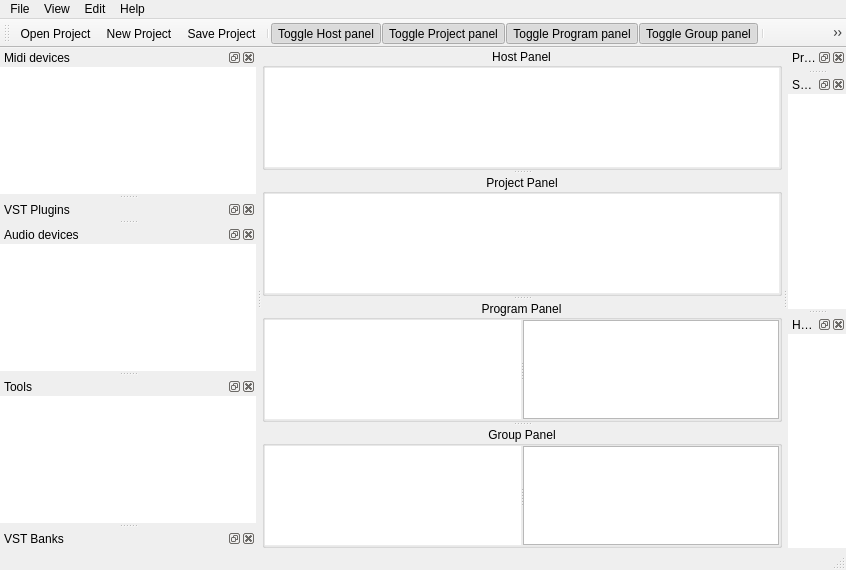
 <widget class="QMainWindow" name="MainWindow">
  <property name="geometry">
   <rect>
    <x>0</x>
    <y>0</y>
    <width>846</width>
    <height>570</height>
   </rect>
  </property>
  <property name="contextMenuPolicy">
   <enum>Qt::DefaultContextMenu</enum>
  </property>
  <property name="windowTitle">
   <string>VstBoard</string>
  </property>
  <property name="windowIcon">
   <iconset resource="../resources/resources.qrc">
    <normaloff>:/vstboard32_8.png</normaloff>:/vstboard32_8.png</iconset>
  </property>
  <property name="locale">
   <locale language="English" country="UnitedStates"/>
  </property>
  <property name="toolButtonStyle">
   <enum>Qt::ToolButtonFollowStyle</enum>
  </property>
  <property name="dockNestingEnabled">
   <bool>true</bool>
  </property>
  <property name="dockOptions">
   <set>QMainWindow::AllowNestedDocks|QMainWindow::AllowTabbedDocks|QMainWindow::AnimatedDocks|QMainWindow::VerticalTabs</set>
  </property>
  <widget class="QWidget" name="centralWidget">
   <property name="sizePolicy">
    <sizepolicy hsizetype="Expanding" vsizetype="Expanding">
     <horstretch>0</horstretch>
     <verstretch>0</verstretch>
    </sizepolicy>
   </property>
   <layout class="QVBoxLayout" name="verticalLayout_9">
    <property name="spacing">
     <number>0</number>
    </property>
    <property name="margin">
     <number>0</number>
    </property>
    <item>
     <widget class="QSplitter" name="splitterPanels">
      <property name="orientation">
       <enum>Qt::Vertical</enum>
      </property>
      <property name="childrenCollapsible">
       <bool>false</bool>
      </property>
      <widget class="QGroupBox" name="HostBox">
       <property name="title">
        <string>Host Panel</string>
       </property>
       <property name="alignment">
        <set>Qt::AlignCenter</set>
       </property>
       <property name="flat">
        <bool>true</bool>
       </property>
       <layout class="QHBoxLayout" name="horizontalLayout_2">
        <property name="spacing">
         <number>0</number>
        </property>
        <property name="margin">
         <number>0</number>
        </property>
        <item>
         <widget class="MainGraphicsView" name="hostView">
          <property name="whatsThis">
           <string>The Host panel is where you normally put your audio and midi interfaces.</string>
          </property>
          <property name="frameShape">
           <enum>QFrame::NoFrame</enum>
          </property>
          <property name="verticalScrollBarPolicy">
           <enum>Qt::ScrollBarAlwaysOff</enum>
          </property>
          <property name="horizontalScrollBarPolicy">
           <enum>Qt::ScrollBarAlwaysOff</enum>
          </property>
          <property name="renderHints">
           <set>QPainter::Antialiasing|QPainter::TextAntialiasing</set>
          </property>
          <property name="dragMode">
           <enum>QGraphicsView::ScrollHandDrag</enum>
          </property>
          <property name="transformationAnchor">
           <enum>QGraphicsView::AnchorUnderMouse</enum>
          </property>
          <property name="resizeAnchor">
           <enum>QGraphicsView::AnchorUnderMouse</enum>
          </property>
         </widget>
        </item>
       </layout>
      </widget>
      <widget class="QGroupBox" name="ProjectBox">
       <property name="title">
        <string>Project Panel</string>
       </property>
       <property name="alignment">
        <set>Qt::AlignCenter</set>
       </property>
       <property name="flat">
        <bool>true</bool>
       </property>
       <layout class="QHBoxLayout" name="horizontalLayout_5">
        <property name="spacing">
         <number>0</number>
        </property>
        <property name="margin">
         <number>0</number>
        </property>
        <item>
         <widget class="MainGraphicsView" name="projectView">
          <property name="frameShape">
           <enum>QFrame::NoFrame</enum>
          </property>
          <property name="verticalScrollBarPolicy">
           <enum>Qt::ScrollBarAlwaysOff</enum>
          </property>
          <property name="horizontalScrollBarPolicy">
           <enum>Qt::ScrollBarAlwaysOff</enum>
          </property>
          <property name="renderHints">
           <set>QPainter::Antialiasing|QPainter::TextAntialiasing</set>
          </property>
          <property name="dragMode">
           <enum>QGraphicsView::ScrollHandDrag</enum>
          </property>
          <property name="transformationAnchor">
           <enum>QGraphicsView::AnchorUnderMouse</enum>
          </property>
          <property name="resizeAnchor">
           <enum>QGraphicsView::AnchorUnderMouse</enum>
          </property>
         </widget>
        </item>
       </layout>
      </widget>
      <widget class="QGroupBox" name="ProgramBox">
       <property name="title">
        <string>Program Panel</string>
       </property>
       <property name="alignment">
        <set>Qt::AlignCenter</set>
       </property>
       <property name="flat">
        <bool>true</bool>
       </property>
       <layout class="QHBoxLayout" name="horizontalLayout">
        <property name="spacing">
         <number>0</number>
        </property>
        <property name="margin">
         <number>0</number>
        </property>
        <item>
         <widget class="QSplitter" name="splitterProg">
          <property name="orientation">
           <enum>Qt::Horizontal</enum>
          </property>
          <property name="handleWidth">
           <number>2</number>
          </property>
          <widget class="MainGraphicsView" name="programView">
           <property name="frameShape">
            <enum>QFrame::NoFrame</enum>
           </property>
           <property name="verticalScrollBarPolicy">
            <enum>Qt::ScrollBarAlwaysOff</enum>
           </property>
           <property name="horizontalScrollBarPolicy">
            <enum>Qt::ScrollBarAlwaysOff</enum>
           </property>
           <property name="renderHints">
            <set>QPainter::Antialiasing|QPainter::TextAntialiasing</set>
           </property>
           <property name="dragMode">
            <enum>QGraphicsView::ScrollHandDrag</enum>
           </property>
           <property name="transformationAnchor">
            <enum>QGraphicsView::AnchorUnderMouse</enum>
           </property>
           <property name="resizeAnchor">
            <enum>QGraphicsView::AnchorUnderMouse</enum>
           </property>
          </widget>
          <widget class="QListView" name="programParkList">
           <property name="sizePolicy">
            <sizepolicy hsizetype="Preferred" vsizetype="Expanding">
             <horstretch>0</horstretch>
             <verstretch>0</verstretch>
            </sizepolicy>
           </property>
           <property name="editTriggers">
            <set>QAbstractItemView::NoEditTriggers</set>
           </property>
           <property name="dragEnabled">
            <bool>true</bool>
           </property>
           <property name="selectionMode">
            <enum>QAbstractItemView::ExtendedSelection</enum>
           </property>
           <property name="uniformItemSizes">
            <bool>true</bool>
           </property>
          </widget>
         </widget>
        </item>
       </layout>
      </widget>
      <widget class="QGroupBox" name="groupBox">
       <property name="title">
        <string>Group Panel</string>
       </property>
       <property name="alignment">
        <set>Qt::AlignCenter</set>
       </property>
       <property name="flat">
        <bool>true</bool>
       </property>
       <layout class="QHBoxLayout" name="horizontalLayout_3">
        <property name="spacing">
         <number>0</number>
        </property>
        <property name="margin">
         <number>0</number>
        </property>
        <item>
         <widget class="QSplitter" name="splitterGroup">
          <property name="orientation">
           <enum>Qt::Horizontal</enum>
          </property>
          <property name="handleWidth">
           <number>2</number>
          </property>
          <widget class="MainGraphicsView" name="groupView">
           <property name="frameShape">
            <enum>QFrame::NoFrame</enum>
           </property>
           <property name="verticalScrollBarPolicy">
            <enum>Qt::ScrollBarAlwaysOff</enum>
           </property>
           <property name="horizontalScrollBarPolicy">
            <enum>Qt::ScrollBarAlwaysOff</enum>
           </property>
           <property name="renderHints">
            <set>QPainter::Antialiasing|QPainter::TextAntialiasing</set>
           </property>
           <property name="dragMode">
            <enum>QGraphicsView::ScrollHandDrag</enum>
           </property>
           <property name="transformationAnchor">
            <enum>QGraphicsView::AnchorUnderMouse</enum>
           </property>
           <property name="resizeAnchor">
            <enum>QGraphicsView::AnchorUnderMouse</enum>
           </property>
          </widget>
          <widget class="QListView" name="groupParkList">
           <property name="sizePolicy">
            <sizepolicy hsizetype="Preferred" vsizetype="Expanding">
             <horstretch>0</horstretch>
             <verstretch>0</verstretch>
            </sizepolicy>
           </property>
           <property name="editTriggers">
            <set>QAbstractItemView::NoEditTriggers</set>
           </property>
           <property name="dragEnabled">
            <bool>true</bool>
           </property>
           <property name="selectionMode">
            <enum>QAbstractItemView::ExtendedSelection</enum>
           </property>
           <property name="uniformItemSizes">
            <bool>true</bool>
           </property>
          </widget>
         </widget>
        </item>
       </layout>
      </widget>
     </widget>
    </item>
   </layout>
  </widget>
  <widget class="QMenuBar" name="menuBar">
   <property name="geometry">
    <rect>
     <x>0</x>
     <y>0</y>
     <width>846</width>
     <height>21</height>
    </rect>
   </property>
   <widget class="QMenu" name="menuView">
    <property name="title">
     <string>View</string>
    </property>
    <addaction name="actionHost_panel"/>
    <addaction name="actionProject_panel"/>
    <addaction name="actionProgram_panel"/>
    <addaction name="actionGroup_panel"/>
    <addaction name="separator"/>
    <addaction name="actionRestore_default_layout"/>
    <addaction name="actionStatus_bar"/>
    <addaction name="actionTool_bar"/>
    <addaction name="actionAppearance"/>
    <addaction name="separator"/>
   </widget>
   <widget class="QMenu" name="menuEdit">
    <property name="title">
     <string>Edit</string>
    </property>
    <addaction name="actionConfig"/>
    <addaction name="actionRefresh_Audio_devices"/>
    <addaction name="actionRefresh_Midi_devices"/>
   </widget>
   <widget class="QMenu" name="menuFile">
    <property name="title">
     <string>File</string>
    </property>
    <widget class="QMenu" name="menuRecent_Setups">
     <property name="title">
      <string>Recent Setups</string>
     </property>
    </widget>
    <widget class="QMenu" name="menuRecent_Projects">
     <property name="title">
      <string>Recent Projects</string>
     </property>
    </widget>
    <addaction name="actionLoad"/>
    <addaction name="actionSave"/>
    <addaction name="actionSave_Project_As"/>
    <addaction name="actionNew"/>
    <addaction name="menuRecent_Projects"/>
    <addaction name="separator"/>
    <addaction name="actionLoad_Setup"/>
    <addaction name="actionSave_Setup"/>
    <addaction name="actionSave_Setup_As"/>
    <addaction name="actionNew_Setup"/>
    <addaction name="menuRecent_Setups"/>
   </widget>
   <widget class="QMenu" name="menuHelp">
    <property name="title">
     <string>Help</string>
    </property>
    <addaction name="actionAbout"/>
   </widget>
   <addaction name="menuFile"/>
   <addaction name="menuView"/>
   <addaction name="menuEdit"/>
   <addaction name="menuHelp"/>
  </widget>
  <widget class="QToolBar" name="mainToolBar">
   <property name="windowTitle">
    <string>Toolbar</string>
   </property>
   <attribute name="toolBarArea">
    <enum>TopToolBarArea</enum>
   </attribute>
   <attribute name="toolBarBreak">
    <bool>false</bool>
   </attribute>
   <addaction name="actionLoad"/>
   <addaction name="actionNew"/>
   <addaction name="actionSave"/>
   <addaction name="separator"/>
   <addaction name="actionHost_panel"/>
   <addaction name="actionProject_panel"/>
   <addaction name="actionProgram_panel"/>
   <addaction name="actionGroup_panel"/>
   <addaction name="separator"/>
   <addaction name="actionConfig"/>
   <addaction name="actionAppearance"/>
   <addaction name="separator"/>
  </widget>
  <widget class="QStatusBar" name="statusBar">
   <property name="enabled">
    <bool>true</bool>
   </property>
  </widget>
  <widget class="QDockWidget" name="dockPrograms">
   <property name="sizePolicy">
    <sizepolicy hsizetype="Ignored" vsizetype="Ignored">
     <horstretch>0</horstretch>
     <verstretch>0</verstretch>
    </sizepolicy>
   </property>
   <property name="floating">
    <bool>false</bool>
   </property>
   <property name="features">
    <set>QDockWidget::AllDockWidgetFeatures</set>
   </property>
   <property name="allowedAreas">
    <set>Qt::AllDockWidgetAreas</set>
   </property>
   <property name="windowTitle">
    <string>Programs</string>
   </property>
   <attribute name="dockWidgetArea">
    <number>2</number>
   </attribute>
   <widget class="QWidget" name="dockWidgetContents_2">
    <layout class="QVBoxLayout" name="verticalLayout_10">
     <property name="spacing">
      <number>0</number>
     </property>
     <property name="margin">
      <number>0</number>
     </property>
     <item>
      <widget class="ProgramList" name="Programs" native="true">
       <property name="sizePolicy">
        <sizepolicy hsizetype="Ignored" vsizetype="Preferred">
         <horstretch>0</horstretch>
         <verstretch>0</verstretch>
        </sizepolicy>
       </property>
      </widget>
     </item>
    </layout>
   </widget>
  </widget>
  <widget class="QDockWidget" name="dockMidiDevices">
   <property name="acceptDrops">
    <bool>false</bool>
   </property>
   <property name="floating">
    <bool>false</bool>
   </property>
   <property name="features">
    <set>QDockWidget::AllDockWidgetFeatures</set>
   </property>
   <property name="allowedAreas">
    <set>Qt::AllDockWidgetAreas</set>
   </property>
   <property name="windowTitle">
    <string>Midi devices</string>
   </property>
   <attribute name="dockWidgetArea">
    <number>1</number>
   </attribute>
   <widget class="QWidget" name="dockWidgetContents_6">
    <layout class="QVBoxLayout" name="verticalLayout_8">
     <property name="spacing">
      <number>0</number>
     </property>
     <property name="margin">
      <number>0</number>
     </property>
     <item>
      <widget class="QTreeView" name="treeMidiInterfaces">
       <property name="sizePolicy">
        <sizepolicy hsizetype="Preferred" vsizetype="Preferred">
         <horstretch>0</horstretch>
         <verstretch>0</verstretch>
        </sizepolicy>
       </property>
       <property name="contextMenuPolicy">
        <enum>Qt::ActionsContextMenu</enum>
       </property>
       <property name="frameShape">
        <enum>QFrame::NoFrame</enum>
       </property>
       <property name="horizontalScrollBarPolicy">
        <enum>Qt::ScrollBarAlwaysOff</enum>
       </property>
       <property name="editTriggers">
        <set>QAbstractItemView::NoEditTriggers</set>
       </property>
       <property name="showDropIndicator" stdset="0">
        <bool>false</bool>
       </property>
       <property name="dragDropMode">
        <enum>QAbstractItemView::DragOnly</enum>
       </property>
       <property name="selectionMode">
        <enum>QAbstractItemView::ExtendedSelection</enum>
       </property>
       <property name="indentation">
        <number>10</number>
       </property>
       <property name="uniformRowHeights">
        <bool>true</bool>
       </property>
       <property name="sortingEnabled">
        <bool>true</bool>
       </property>
       <property name="animated">
        <bool>true</bool>
       </property>
       <attribute name="headerStretchLastSection">
        <bool>false</bool>
       </attribute>
      </widget>
     </item>
    </layout>
   </widget>
  </widget>
  <widget class="QDockWidget" name="dockVstBrowser">
   <property name="windowTitle">
    <string>VST Plugins</string>
   </property>
   <attribute name="dockWidgetArea">
    <number>1</number>
   </attribute>
   <widget class="QWidget" name="dockWidgetContents_5">
    <layout class="QVBoxLayout" name="verticalLayout_7">
     <property name="spacing">
      <number>0</number>
     </property>
     <property name="margin">
      <number>0</number>
     </property>
     <item>
      <widget class="FileBrowser" name="VstBrowser" native="true">
       <property name="sizePolicy">
        <sizepolicy hsizetype="Preferred" vsizetype="Preferred">
         <horstretch>0</horstretch>
         <verstretch>0</verstretch>
        </sizepolicy>
       </property>
      </widget>
     </item>
    </layout>
   </widget>
  </widget>
  <widget class="QDockWidget" name="dockAudioDevices">
   <property name="floating">
    <bool>false</bool>
   </property>
   <property name="windowTitle">
    <string>Audio devices</string>
   </property>
   <attribute name="dockWidgetArea">
    <number>1</number>
   </attribute>
   <widget class="QWidget" name="dockWidgetContents">
    <layout class="QVBoxLayout" name="verticalLayout_6">
     <property name="spacing">
      <number>0</number>
     </property>
     <property name="margin">
      <number>0</number>
     </property>
     <item>
      <widget class="ListAudioDevicesView" name="treeAudioInterfaces">
       <property name="sizePolicy">
        <sizepolicy hsizetype="Preferred" vsizetype="Preferred">
         <horstretch>0</horstretch>
         <verstretch>0</verstretch>
        </sizepolicy>
       </property>
       <property name="contextMenuPolicy">
        <enum>Qt::CustomContextMenu</enum>
       </property>
       <property name="frameShape">
        <enum>QFrame::NoFrame</enum>
       </property>
       <property name="horizontalScrollBarPolicy">
        <enum>Qt::ScrollBarAlwaysOff</enum>
       </property>
       <property name="showDropIndicator" stdset="0">
        <bool>false</bool>
       </property>
       <property name="dragEnabled">
        <bool>true</bool>
       </property>
       <property name="selectionMode">
        <enum>QAbstractItemView::ExtendedSelection</enum>
       </property>
       <property name="indentation">
        <number>10</number>
       </property>
       <property name="uniformRowHeights">
        <bool>true</bool>
       </property>
       <property name="sortingEnabled">
        <bool>true</bool>
       </property>
       <property name="animated">
        <bool>true</bool>
       </property>
       <attribute name="headerStretchLastSection">
        <bool>false</bool>
       </attribute>
      </widget>
     </item>
    </layout>
   </widget>
  </widget>
  <widget class="QDockWidget" name="dockSolver">
   <property name="sizePolicy">
    <sizepolicy hsizetype="Ignored" vsizetype="Ignored">
     <horstretch>0</horstretch>
     <verstretch>0</verstretch>
    </sizepolicy>
   </property>
   <property name="windowTitle">
    <string>Solver</string>
   </property>
   <attribute name="dockWidgetArea">
    <number>2</number>
   </attribute>
   <widget class="QWidget" name="dockWidgetContents_4">
    <layout class="QVBoxLayout" name="verticalLayout_5">
     <property name="spacing">
      <number>0</number>
     </property>
     <property name="margin">
      <number>0</number>
     </property>
     <item>
      <widget class="QTableView" name="solverView">
       <property name="sizePolicy">
        <sizepolicy hsizetype="Ignored" vsizetype="Preferred">
         <horstretch>0</horstretch>
         <verstretch>0</verstretch>
        </sizepolicy>
       </property>
       <property name="frameShape">
        <enum>QFrame::NoFrame</enum>
       </property>
       <property name="editTriggers">
        <set>QAbstractItemView::NoEditTriggers</set>
       </property>
       <property name="showDropIndicator" stdset="0">
        <bool>false</bool>
       </property>
       <property name="alternatingRowColors">
        <bool>true</bool>
       </property>
       <property name="selectionMode">
        <enum>QAbstractItemView::NoSelection</enum>
       </property>
       <property name="cornerButtonEnabled">
        <bool>false</bool>
       </property>
      </widget>
     </item>
    </layout>
   </widget>
  </widget>
  <widget class="QDockWidget" name="dockTools">
   <property name="windowTitle">
    <string>Tools</string>
   </property>
   <attribute name="dockWidgetArea">
    <number>1</number>
   </attribute>
   <widget class="QWidget" name="dockWidgetContents_7">
    <layout class="QVBoxLayout" name="verticalLayout_4">
     <property name="spacing">
      <number>0</number>
     </property>
     <property name="margin">
      <number>0</number>
     </property>
     <item>
      <widget class="QTreeView" name="treeTools">
       <property name="sizePolicy">
        <sizepolicy hsizetype="Preferred" vsizetype="Preferred">
         <horstretch>0</horstretch>
         <verstretch>0</verstretch>
        </sizepolicy>
       </property>
       <property name="frameShape">
        <enum>QFrame::NoFrame</enum>
       </property>
       <property name="horizontalScrollBarPolicy">
        <enum>Qt::ScrollBarAlwaysOff</enum>
       </property>
       <property name="editTriggers">
        <set>QAbstractItemView::NoEditTriggers</set>
       </property>
       <property name="showDropIndicator" stdset="0">
        <bool>false</bool>
       </property>
       <property name="dragDropMode">
        <enum>QAbstractItemView::DragOnly</enum>
       </property>
       <property name="selectionMode">
        <enum>QAbstractItemView::ExtendedSelection</enum>
       </property>
       <property name="indentation">
        <number>10</number>
       </property>
       <property name="uniformRowHeights">
        <bool>true</bool>
       </property>
       <property name="sortingEnabled">
        <bool>false</bool>
       </property>
       <property name="animated">
        <bool>true</bool>
       </property>
       <property name="headerHidden">
        <bool>true</bool>
       </property>
       <attribute name="headerStretchLastSection">
        <bool>false</bool>
       </attribute>
      </widget>
     </item>
    </layout>
   </widget>
  </widget>
  <widget class="QDockWidget" name="dockHostModel">
   <property name="sizePolicy">
    <sizepolicy hsizetype="Ignored" vsizetype="Ignored">
     <horstretch>0</horstretch>
     <verstretch>0</verstretch>
    </sizepolicy>
   </property>
   <property name="windowTitle">
    <string>HostModel</string>
   </property>
   <attribute name="dockWidgetArea">
    <number>2</number>
   </attribute>
   <widget class="QWidget" name="dockWidgetContents_8">
    <layout class="QVBoxLayout" name="verticalLayout_3">
     <property name="spacing">
      <number>0</number>
     </property>
     <property name="margin">
      <number>0</number>
     </property>
     <item>
      <widget class="QTreeView" name="treeHostModel">
       <property name="sizePolicy">
        <sizepolicy hsizetype="Ignored" vsizetype="Preferred">
         <horstretch>0</horstretch>
         <verstretch>0</verstretch>
        </sizepolicy>
       </property>
       <property name="frameShape">
        <enum>QFrame::NoFrame</enum>
       </property>
       <property name="editTriggers">
        <set>QAbstractItemView::EditKeyPressed|QAbstractItemView::SelectedClicked</set>
       </property>
       <property name="dragEnabled">
        <bool>true</bool>
       </property>
       <property name="dragDropMode">
        <enum>QAbstractItemView::DragDrop</enum>
       </property>
       <property name="defaultDropAction">
        <enum>Qt::IgnoreAction</enum>
       </property>
       <property name="selectionMode">
        <enum>QAbstractItemView::ExtendedSelection</enum>
       </property>
       <property name="indentation">
        <number>10</number>
       </property>
       <property name="uniformRowHeights">
        <bool>true</bool>
       </property>
       <property name="sortingEnabled">
        <bool>true</bool>
       </property>
       <property name="animated">
        <bool>true</bool>
       </property>
      </widget>
     </item>
    </layout>
   </widget>
  </widget>
  <widget class="QDockWidget" name="dockBankBrowser">
   <property name="windowTitle">
    <string>VST Banks</string>
   </property>
   <attribute name="dockWidgetArea">
    <number>1</number>
   </attribute>
   <widget class="QWidget" name="dockWidgetContents_3">
    <layout class="QVBoxLayout" name="verticalLayout">
     <property name="spacing">
      <number>0</number>
     </property>
     <property name="margin">
      <number>0</number>
     </property>
     <item>
      <widget class="FileBrowser" name="BankBrowser" native="true"/>
     </item>
    </layout>
   </widget>
  </widget>
  <action name="actionSave">
   <property name="icon">
    <iconset resource="../resources/resources.qrc">
     <normaloff>:/img16x16/filesave.png</normaloff>:/img16x16/filesave.png</iconset>
   </property>
   <property name="text">
    <string>Save Project</string>
   </property>
   <property name="statusTip">
    <string>Save the Program and Group panels in a project file</string>
   </property>
   <property name="shortcut">
    <string>Ctrl+S</string>
   </property>
  </action>
  <action name="actionLoad">
   <property name="icon">
    <iconset resource="../resources/resources.qrc">
     <normaloff>:/img16x16/fileopen.png</normaloff>:/img16x16/fileopen.png</iconset>
   </property>
   <property name="text">
    <string>Open Project</string>
   </property>
   <property name="toolTip">
    <string>Open a Project file</string>
   </property>
   <property name="statusTip">
    <string>Open a Project file</string>
   </property>
   <property name="shortcut">
    <string>Ctrl+O</string>
   </property>
  </action>
  <action name="actionNew">
   <property name="icon">
    <iconset resource="../resources/resources.qrc">
     <normaloff>:/img16x16/filenew.png</normaloff>:/img16x16/filenew.png</iconset>
   </property>
   <property name="text">
    <string>New Project</string>
   </property>
   <property name="statusTip">
    <string>Clear the Program and Group panels</string>
   </property>
   <property name="shortcut">
    <string>Ctrl+N</string>
   </property>
  </action>
  <action name="actionConfig">
   <property name="icon">
    <iconset resource="../resources/resources.qrc">
     <normaloff>:/img16x16/configure.png</normaloff>:/img16x16/configure.png</iconset>
   </property>
   <property name="text">
    <string>Configuration</string>
   </property>
   <property name="statusTip">
    <string>Show the configuration dialog</string>
   </property>
   <property name="shortcut">
    <string>Ctrl+C</string>
   </property>
  </action>
  <action name="actionShortcuts">
   <property name="checkable">
    <bool>true</bool>
   </property>
   <property name="text">
    <string>Edit Shortcuts (testing)</string>
   </property>
   <property name="statusTip">
    <string>Edit Shortcuts (testing)</string>
   </property>
  </action>
  <action name="actionDelete">
   <property name="icon">
    <iconset resource="../resources/resources.qrc">
     <normaloff>:/img16x16/delete.png</normaloff>:/img16x16/delete.png</iconset>
   </property>
   <property name="text">
    <string>Delete</string>
   </property>
   <property name="statusTip">
    <string>Delete</string>
   </property>
  </action>
  <action name="actionSave_Setup">
   <property name="icon">
    <iconset resource="../resources/resources.qrc">
     <normaloff>:/img16x16/filesave.png</normaloff>:/img16x16/filesave.png</iconset>
   </property>
   <property name="text">
    <string>Save Setup</string>
   </property>
   <property name="statusTip">
    <string>Save the Host panel in a setup file</string>
   </property>
   <property name="shortcut">
    <string>Alt+S</string>
   </property>
  </action>
  <action name="actionNew_Setup">
   <property name="icon">
    <iconset resource="../resources/resources.qrc">
     <normaloff>:/img16x16/filenew.png</normaloff>:/img16x16/filenew.png</iconset>
   </property>
   <property name="text">
    <string>New Setup</string>
   </property>
   <property name="statusTip">
    <string>Clear the Host panel</string>
   </property>
   <property name="shortcut">
    <string>Alt+N</string>
   </property>
  </action>
  <action name="actionHost_panel">
   <property name="checkable">
    <bool>true</bool>
   </property>
   <property name="checked">
    <bool>true</bool>
   </property>
   <property name="icon">
    <iconset resource="../resources/resources.qrc">
     <normaloff>:/img16x16/file_setup.png</normaloff>:/img16x16/file_setup.png</iconset>
   </property>
   <property name="text">
    <string>Toggle Host panel</string>
   </property>
   <property name="statusTip">
    <string>Show or hide the host panel</string>
   </property>
   <property name="shortcut">
    <string>Ctrl+H</string>
   </property>
  </action>
  <action name="actionAbout">
   <property name="icon">
    <iconset resource="../resources/resources.qrc">
     <normaloff>:/img16x16/documentinfo.png</normaloff>:/img16x16/documentinfo.png</iconset>
   </property>
   <property name="text">
    <string>About...</string>
   </property>
   <property name="statusTip">
    <string>About</string>
   </property>
  </action>
  <action name="actionSave_Project_As">
   <property name="icon">
    <iconset resource="../resources/resources.qrc">
     <normaloff>:/img16x16/filesaveas.png</normaloff>:/img16x16/filesaveas.png</iconset>
   </property>
   <property name="text">
    <string>Save Project As ...</string>
   </property>
   <property name="statusTip">
    <string>Save Project As</string>
   </property>
   <property name="shortcut">
    <string>Ctrl+Shift+S</string>
   </property>
  </action>
  <action name="actionSave_Setup_As">
   <property name="icon">
    <iconset resource="../resources/resources.qrc">
     <normaloff>:/img16x16/filesaveas.png</normaloff>:/img16x16/filesaveas.png</iconset>
   </property>
   <property name="text">
    <string>Save Setup As ...</string>
   </property>
   <property name="statusTip">
    <string>Save Setup As</string>
   </property>
   <property name="shortcut">
    <string>Alt+Shift+S</string>
   </property>
  </action>
  <action name="actionGroup_panel">
   <property name="checkable">
    <bool>true</bool>
   </property>
   <property name="checked">
    <bool>true</bool>
   </property>
   <property name="icon">
    <iconset resource="../resources/resources.qrc">
     <normaloff>:/img16x16/file_setup.png</normaloff>:/img16x16/file_setup.png</iconset>
   </property>
   <property name="text">
    <string>Toggle Group panel</string>
   </property>
   <property name="toolTip">
    <string>Toggle Group panel</string>
   </property>
   <property name="statusTip">
    <string>Show or hide the group panel</string>
   </property>
   <property name="shortcut">
    <string>Ctrl+G</string>
   </property>
  </action>
  <action name="actionProgram_panel">
   <property name="checkable">
    <bool>true</bool>
   </property>
   <property name="checked">
    <bool>true</bool>
   </property>
   <property name="icon">
    <iconset resource="../resources/resources.qrc">
     <normaloff>:/img16x16/file_setup.png</normaloff>:/img16x16/file_setup.png</iconset>
   </property>
   <property name="text">
    <string>Toggle Program panel</string>
   </property>
   <property name="statusTip">
    <string>Show or hide the program panel</string>
   </property>
   <property name="shortcut">
    <string>Ctrl+P</string>
   </property>
  </action>
  <action name="actionRefresh_Audio_devices">
   <property name="text">
    <string>Refresh Audio devices</string>
   </property>
  </action>
  <action name="actionRefresh_Midi_devices">
   <property name="text">
    <string>Refresh Midi devices</string>
   </property>
  </action>
  <action name="actionRestore_default_layout">
   <property name="text">
    <string>Restore default layout</string>
   </property>
  </action>
  <action name="actionStatus_bar">
   <property name="checkable">
    <bool>true</bool>
   </property>
   <property name="text">
    <string>Status bar</string>
   </property>
  </action>
  <action name="actionTool_bar">
   <property name="checkable">
    <bool>true</bool>
   </property>
   <property name="text">
    <string>Tool bar</string>
   </property>
  </action>
  <action name="actionProject_panel">
   <property name="checkable">
    <bool>true</bool>
   </property>
   <property name="checked">
    <bool>true</bool>
   </property>
   <property name="icon">
    <iconset resource="../resources/resources.qrc">
     <normaloff>:/img16x16/file_setup.png</normaloff>:/img16x16/file_setup.png</iconset>
   </property>
   <property name="text">
    <string>Toggle Project panel</string>
   </property>
  </action>
  <action name="actionLoad_Setup">
   <property name="icon">
    <iconset resource="../resources/resources.qrc">
     <normaloff>:/img16x16/fileopen.png</normaloff>:/img16x16/fileopen.png</iconset>
   </property>
   <property name="text">
    <string>Open Setup</string>
   </property>
   <property name="toolTip">
    <string>Open a Setup file</string>
   </property>
   <property name="statusTip">
    <string>Open a Setup file</string>
   </property>
   <property name="shortcut">
    <string>Alt+O</string>
   </property>
  </action>
  <action name="actionAppearance">
   <property name="checkable">
    <bool>true</bool>
   </property>
   <property name="icon">
    <iconset resource="../resources/resources.qrc">
     <normaloff>:/img16x16/appearance.png</normaloff>:/img16x16/appearance.png</iconset>
   </property>
   <property name="text">
    <string>Appearance</string>
   </property>
  </action>
 </widget>
